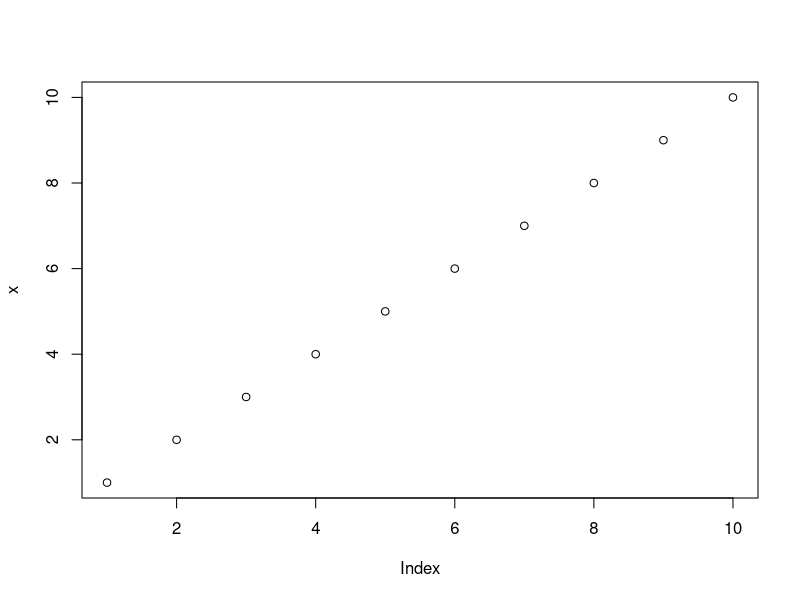
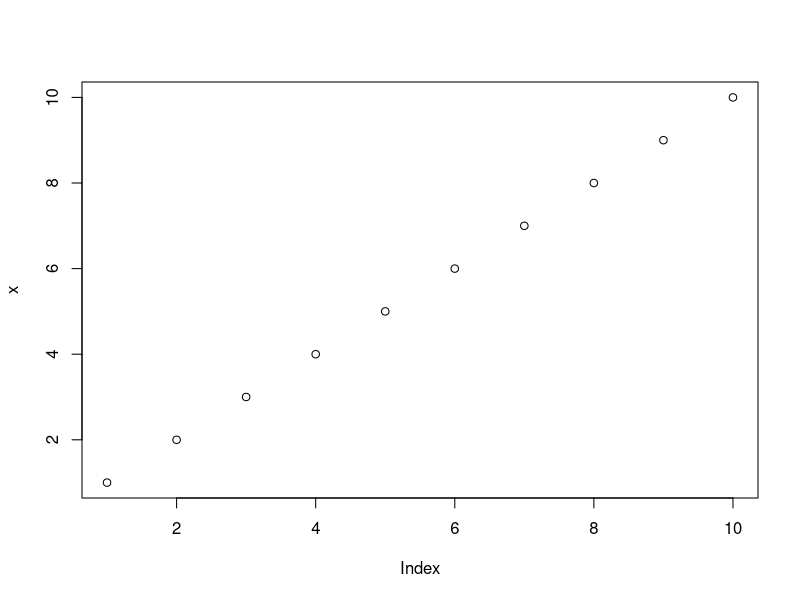
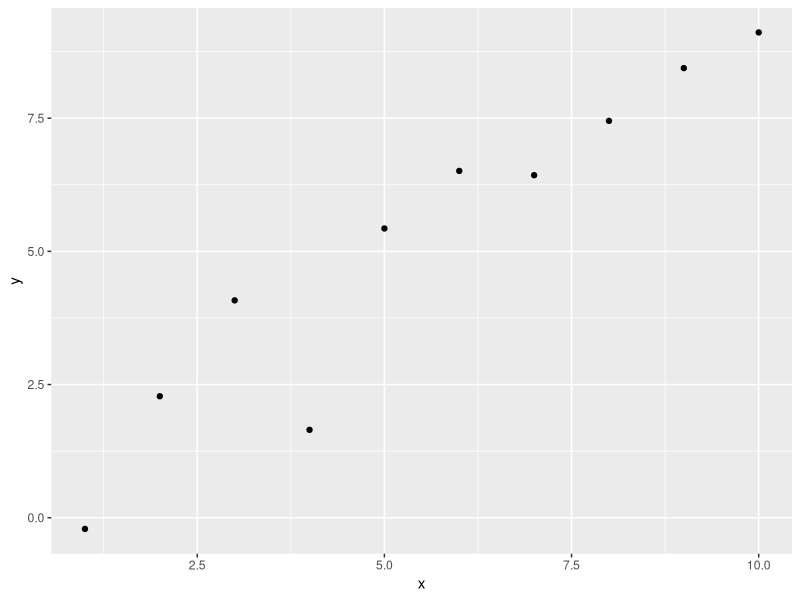
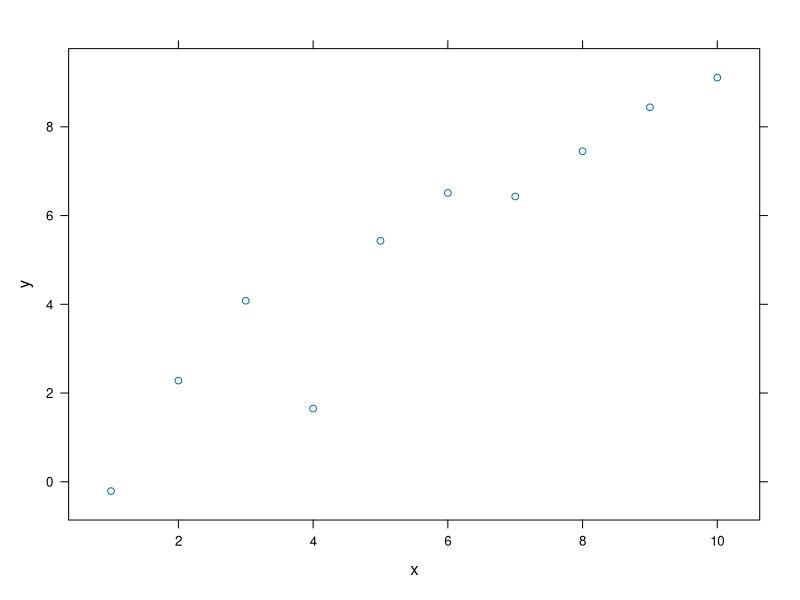
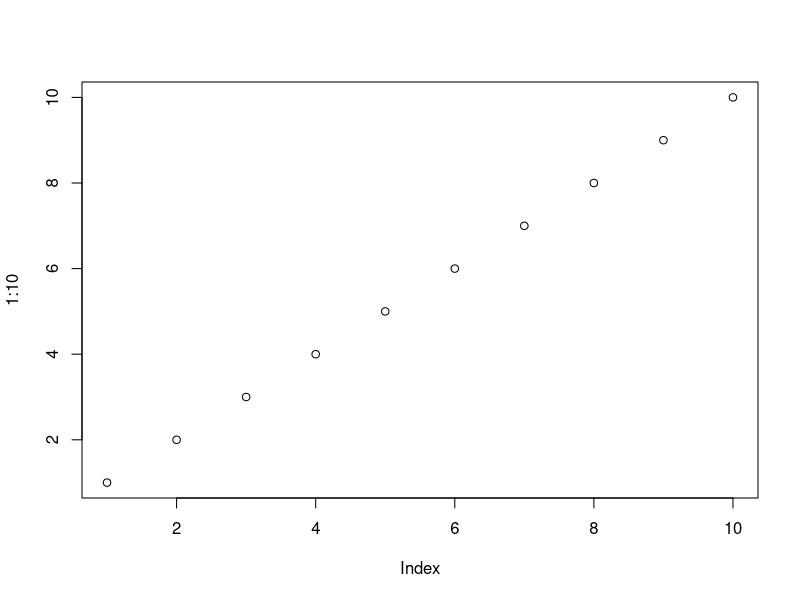
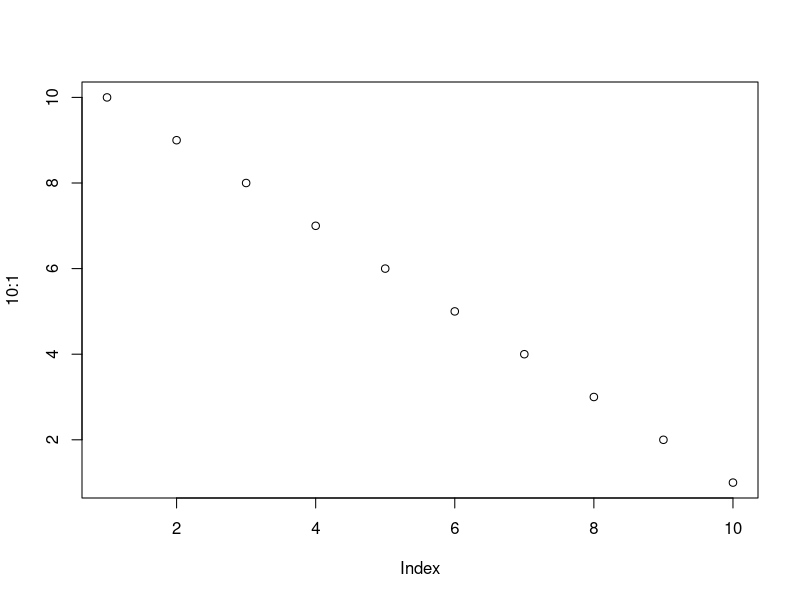

Recreate these plots in R, in order.
## ---- chunk 1
set.seed(1234)
library(ggplot2)
library(lattice)
## ---- chunk 2
x <- 1:10
y <- round(rnorm(10, x, 1), 2)
df <- data.frame(x, y)
df
## ---- chunk 3
  plot(x)
## ---- chunk 4
plot(x)
## ---- chunk 5
qplot(x, y, data=df)
## ---- chunk 6
xyplot(y~x)
## ---- chunk 7
plot(1:10)
plot(10:1)
## ---- chunk 8
knitr::kable(head(mtcars, 10))
